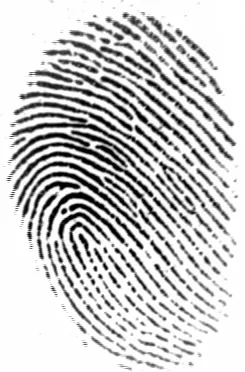
#> input picture test.tif, 245 x 372 px
$ python matching.py
#> lines starting #> are read from the running program, lines starting #| are printed output that depends on the picture
import cv2
import os

source_image = cv2.imread("test.tif")
#> source_image is the input picture: shape (372, 245, 3); mean B, G, R 201.1, 201.1, 201.1
score=0
file_name=None
image=None
kp1,kp2,mp=None,None,None

for file in [file for file in os.listdir("database")][:3]:
    target_image = cv2.imread("./database/" + file)
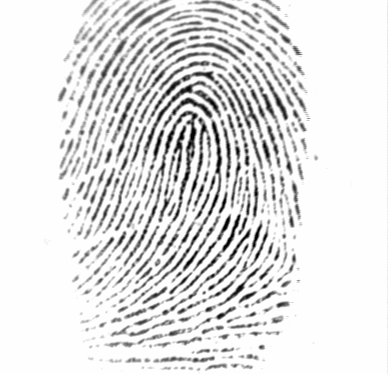
#> input picture database/1.tif, 388 x 374 px
#> target_image is the input picture: shape (374, 388, 3); min 1, max 254, mean 226.3

    sift = cv2.SIFT.create()
    kp1, des1 = sift.detectAndCompute(source_image, None)
#> kp1 = 1558 keypoints; strongest (x, y, size): (64, 211, 3.3), (95, 268, 2.9), (100, 276, 2.8), (117, 250, 3.2)
    kp2, des2 = sift.detectAndCompute(target_image, None)
#> kp2 = 2243 keypoints; strongest (x, y, size): (220, 316, 4), (240, 288, 4.2), (211, 287, 3.1), (225, 247, 3.5)
    matches = cv2.FlannBasedMatcher(dict(algorithm=1, trees=10),dict()).knnMatch(des1, des2, k=2)
#> matches = 1558 matches

    mp = []
    for p, q in matches:
        if p.distance < 0.1 * q.distance:
            mp.append(p)
            keypoints = 0
            if len(kp1) <= len(kp2):
                keypoints = len(kp1)
            else:
                keypoints = len(kp2)
            if len(mp) / keypoints * 100 > score:
                score=len(mp) / keypoints * 100
                print('The best match :'+ file)
                print('The score :' + str(score))
                result = cv2.drawMatches(source_image,kp1,target_image,kp2,mp,None)
                result = cv2.resize(result, None, fx=2.5, fy=2.5)
                cv2.imshow("result", result)
                cv2.waitKey(0)
                cv2.destroyAllWindows()
                break
#> after the loop, mp = []; score = 0
#> pass 3 of the loop `for file in [file for file in os.listdir("database")][:3]:`:
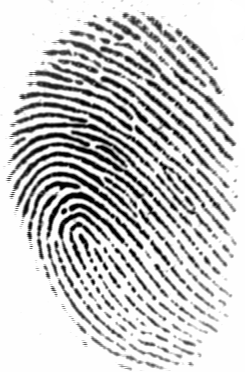
#> input picture database/3.tif, 245 x 372 px
#> target_image is the input picture: shape (372, 245, 3); min 1, max 255, mean 201.2
#> kp2 = 1574 keypoints; strongest (x, y, size): (64, 211, 3.3), (95, 268, 2.9), (100, 276, 2.8), (117, 250, 3.2)
#> the loop `for p, q in matches:` made 1 pass
#> (keypoints, score) on pass 1: (1558, 0.0642)
#> (printed output is left out)
#> pass 1, `result = cv2.drawMatches(source_image,kp1,target_image,kp2,mp,None)`:
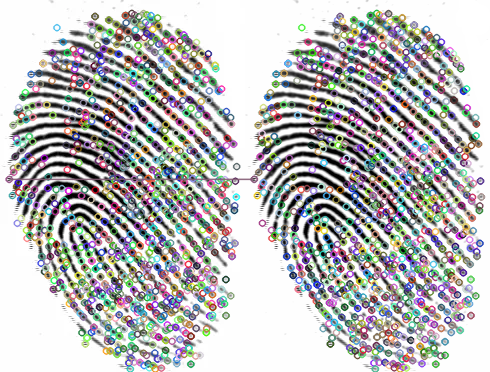
#> result: shape (372, 490, 3); mean B, G, R 187.3, 187, 187.1
#> pass 1, `result = cv2.resize(result, None, fx=2.5, fy=2.5)`:
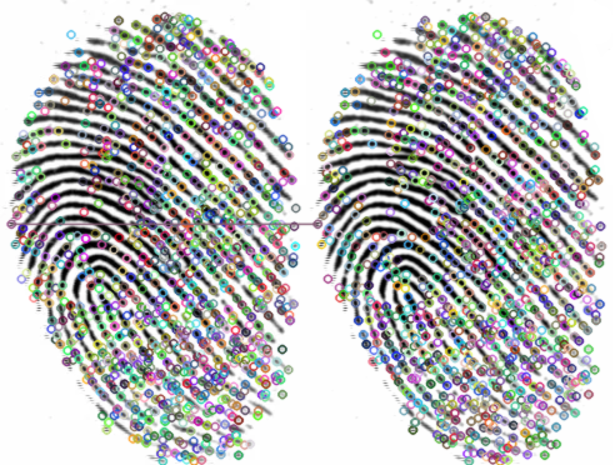
#> result: shape (930, 1225, 3) (shown at 1/2 size); mean B, G, R 187.2, 186.9, 187
#> after the loop `for p, q in matches:`: mp = 1 matches; score = 0.0642
